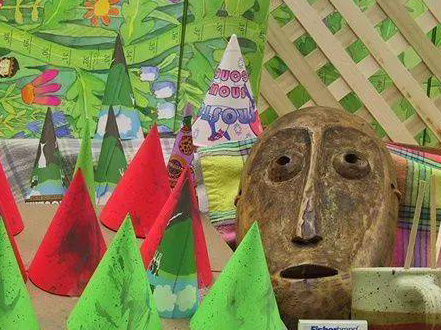
#> input picture 计算机视觉实践-练习5/img/left.png, 441 x 330 px, found by its file name
$ jupyter execute --allow-errors disparity_map.ipynb   (older library calls are emulated)
#> lines starting #> are read from the running program, lines starting #| are printed output that depends on the picture
[cell 1]
import cv2
import numpy as np

# 视差图计算
def disparity(left_image_path, right_image_path):
    # 读取=图像
#> called with left_image_path = './left.png', right_image_path = './right.png'
    left = cv2.imread(left_image_path, cv2.IMREAD_GRAYSCALE)
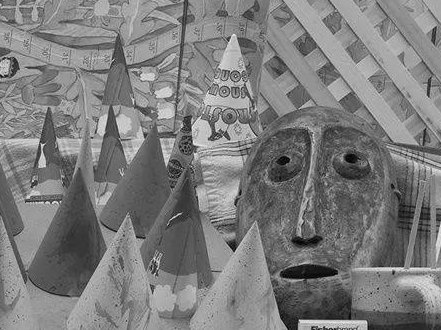
#> left: shape (330, 441); min 1, max 252, mean 124
    right = cv2.imread(right_image_path, cv2.IMREAD_GRAYSCALE)
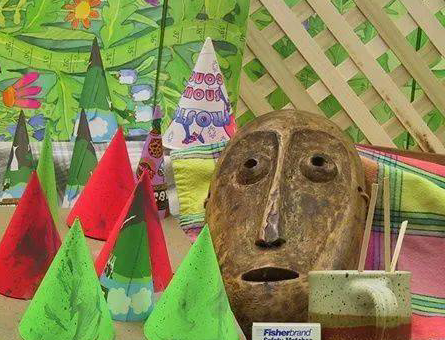
#> input picture 计算机视觉实践-练习5/img/right.png, 445 x 340 px, found by its file name
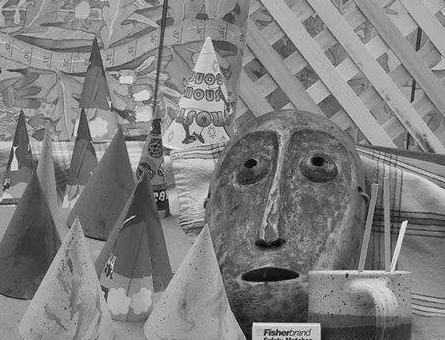
#> right: shape (340, 445); min 1, max 251, mean 127.6

    # 创建SGBM
    window_size = 9
    min_disp = 0
    num_disp = 112 - min_disp
    stereo = cv2.StereoSGBM_create(
        minDisparity=min_disp,
        numDisparities=num_disp,
        blockSize=8,
        P1=8 * 3 * window_size ** 2,
        P2=32 * 3 * window_size ** 2,
        disp12MaxDiff=1,
        uniquenessRatio=10,
        speckleWindowSize=100,
        speckleRange=32,
        mode=cv2.STEREO_SGBM_MODE_HH
    )

    # 计算视差图
    disparity = stereo.compute(left, right).astype(np.float32) / 16.0

    # 转为灰度
    res = cv2.normalize(disparity, None, alpha=0, beta=255, norm_type=cv2.NORM_MINMAX, dtype=cv2.CV_8U)

    return res


#> (the rest of this cell did not finish here and is left out)
